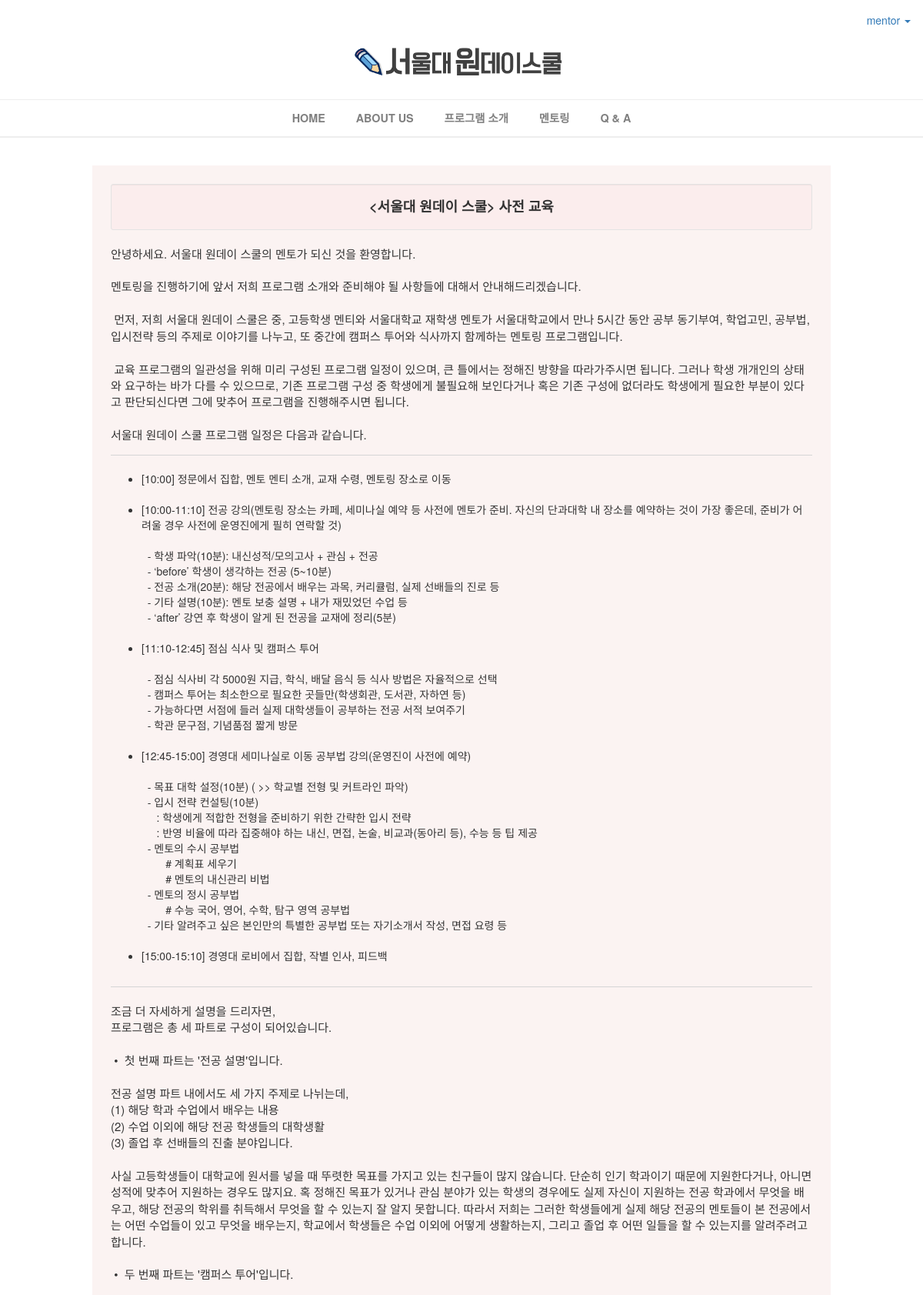
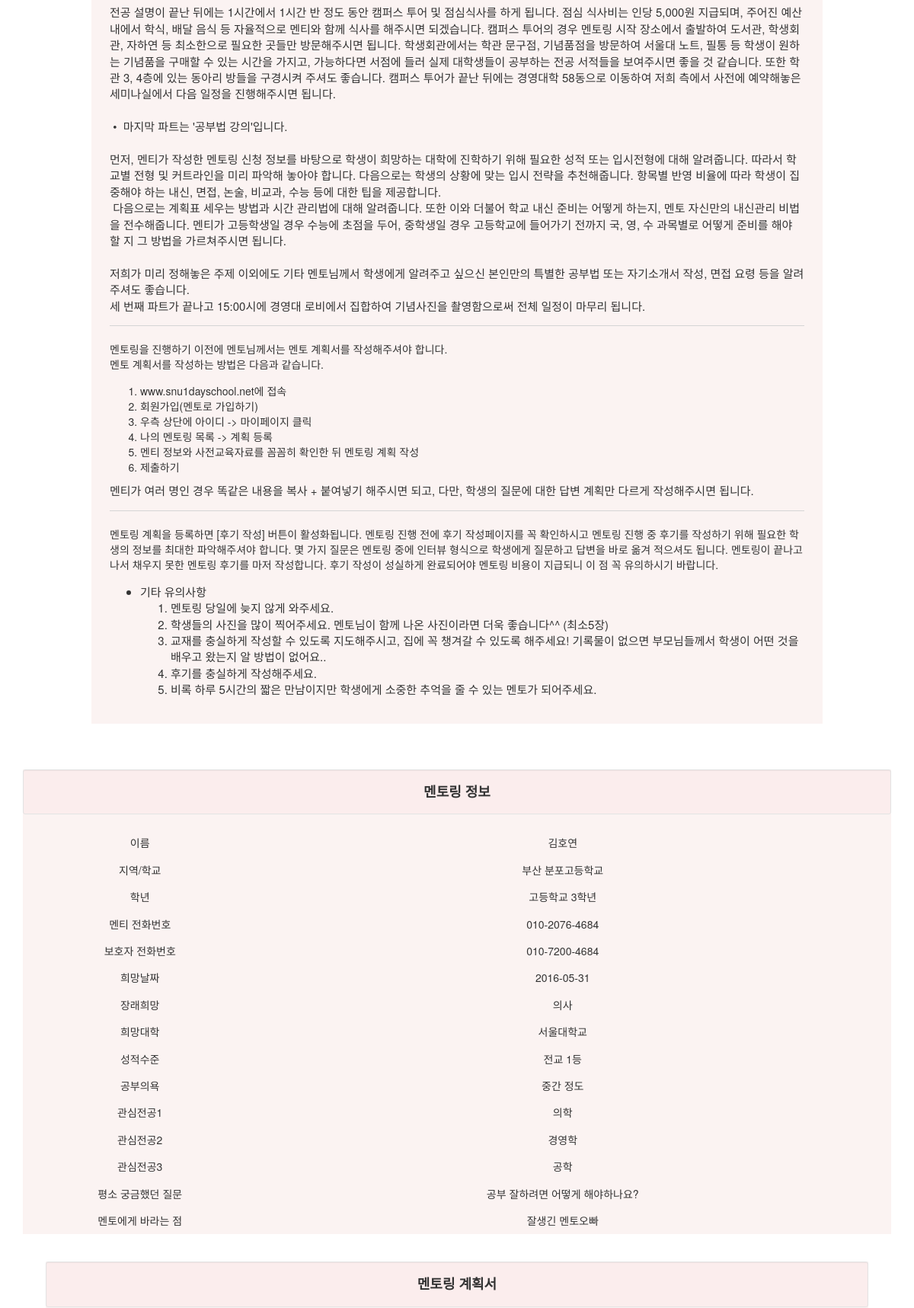
/mentoring/5/plan/ (signed in, upper part), run on the app's committed database (2 pictures, top to bottom).
### mentoring/models.py (models this page shows, shortened)
class Mentoring(models.Model):
    created_at = models.DateTimeField(auto_now_add=True)
    author = models.ForeignKey(settings.AUTH_USER_MODEL, default='1')
    acceptor = models.CharField(max_length=20, default='1', verbose_name='멘토 전화번호')
    capacity = models.PositiveSmallIntegerField(default=0)
    name = models.CharField(max_length=20, verbose_name='이름')
    area_highschool = models.CharField(max_length=40, verbose_name='지역/학교')
    grade = models.CharField(max_length=20, verbose_name='학년')
    phone_mentee = models.CharField(max_length=20, blank=True, verbose_name='학생 전화번호')
    phone_keeper = models.CharField(max_length=20, verbose_name='보호자 전화번호')
    date = models.CharField(max_length=20, verbose_name='희망 날짜')
    wannabe = models.CharField(max_length=40, verbose_name='장래희망')
    university = models.CharField(max_length=30, verbose_name='희망대학')
    rating = models.CharField(max_length=20, verbose_name='성적수준')
    will_to_study = models.CharField(max_length=30, choices=RATING_CHOICES, verbose_name='공부의욕')
    major1 = models.CharField(max_length=40, verbose_name='관심전공1')
    major2 = models.CharField(max_length=40, verbose_name='관심전공2')
    major3 = models.CharField(max_length=40, verbose_name='관심전공3')
    questions = models.TextField(max_length=2000, verbose_name='평소 궁금했던 질문')
    requirements = models.TextField(max_length=2000, verbose_name='멘토에게 바라는 점')
    is_recommended = models.PositiveSmallIntegerField(unique=True, blank=True, null=True)

### mentoring/views.py (the view)
# urls.py: url(r'^(?P<pk>[0-9]+)/plan/$', views.plan_detail, name='plan_detail'),
def plan_detail(request, pk):
    mentoring = get_object_or_404(Mentoring, pk=pk)
    plan = mentoring.plan
    return render(request, 'mentoring/plan_detail.html', {
        'plan' : plan,
        'mentoring' : mentoring
        })

### mentoring/templates/mentoring/plan_detail.html (shortened to what this page needs)
{% extends 'mentoring/base.html' %}
{% load staticfiles %}
{% load bootstrap3 %}
{% block style %}
<link rel="stylesheet" href="{% static 'plan_form.css' %}" />
{% endblock %}
{% block content %}
{% if user.profile.phone == mentoring.acceptor %}
    <div class="jumbotron" style="background-color : rgba(251, 243, 242, 1);margin-top:3%;">
        <div class="well well-sm" style="background-color:rgba(251, 237, 237, 1);">
        <h4 style="text-align: center;font-weight: bold;"><서울대 원데이 스쿨> 사전 교육</h4>
        </div>
        <p style="font-size: 15px;">안녕하세요. 서울대 원데이 스쿨의 멘토가 되신 것을 환영합니다.<br><br>멘토링을 진행하기에 앞서 저희 프로그램 소개와 준비해야 될 사항들에 대해서 안내해드리겠습니다.<br><br>&nbsp;먼저, 저희 서울대 원데이 스쿨은 중, 고등학생 멘티와 서울대학교 재학생 멘토가 서울대학교에서 만나 5시간 동안 공부 동기부여, 학업고민, 공부법, 입시전략 등의 주제로 이야기를 나누고, 또 중간에 캠퍼스 투어와 식사까지 함께하는 멘토링 프로그램입니다.<br><br>&nbsp;교육 프로그램의 일관성을 위해 미리 구성된 프로그램 일정이 있으며, 큰 틀에서는 정해진 방향을 따라가주시면 됩니다. 그러나 학생 개개인의 상태와 요구하는 바가 다를 수 있으므로, 기존 프로그램 구성 중 학생에게 불필요해 보인다거나 혹은 기존 구성에 없더라도 학생에게 필요한 부분이 있다고 판단되신다면 그에 맞추어 프로그램을 진행해주시면 됩니다.<br><br>서울대 원데이 스쿨 프로그램 일정은 다음과 같습니다.</p><hr><br>
        <ul>
            <li>[10:00] 정문에서 집합, 멘토 멘티 소개, 교재 수령, 멘토링 장소로 이동</li><br>
            <li>[10:00-11:10] 전공 강의(멘토링 장소는 카페, 세미나실 예약 등 사전에 멘토가 준비. 자신의 단과대학 내 장소를 예약하는 것이 가장 좋은데, 준비가 어려울 경우 사전에 운영진에게 필히 연락할 것)<br>
                            <br>&nbsp;&nbsp;- 학생 파악(10분): 내신성적/모의고사 + 관심 + 전공
                            <br>&nbsp;&nbsp;- ‘before’ 학생이 생각하는 전공 (5~10분)
                            <br>&nbsp;&nbsp;- 전공 소개(20분): 해당 전공에서 배우는 과목, 커리큘럼, 실제 선배들의 진로 등
                            <br>&nbsp;&nbsp;- 기타 설명(10분): 멘토 보충 설명 + 내가 재밌었던 수업 등
                            <br>&nbsp;&nbsp;- ‘after’ 강연 후 학생이 알게 된 전공을 교재에 정리(5분)</li><br>
            <li>[11:10-12:45] 점심 식사 및 캠퍼스 투어<br>
                            <br>&nbsp;&nbsp;- 점심 식사비 각 5000원 지급, 학식, 배달 음식 등 식사 방법은 자율적으로 선택
                            <br>&nbsp;&nbsp;- 캠퍼스 투어는 최소한으로 필요한 곳들만(학생회관, 도서관, 자하연 등)
                            <br>&nbsp;&nbsp;- 가능하다면 서점에 들러 실제 대학생들이 공부하는 전공 서적 보여주기
                            <br>&nbsp;&nbsp;- 학관 문구점, 기념품점 짧게 방문</li><br>
            <li>[12:45-15:00] 경영대 세미나실로 이동 공부법 강의(운영진이 사전에 예약)<br>
                            <br>&nbsp;&nbsp;- 목표 대학 설정(10분) ( >> 학교별 전형 및 커트라인 파악)
                            <br>&nbsp;&nbsp;- 입시 전략 컨설팅(10분)
                            <br>  &nbsp;&nbsp;&nbsp;&nbsp;&nbsp;: 학생에게 적합한 전형을 준비하기 위한 간략한 입시 전략
                            <br>  &nbsp;&nbsp;&nbsp;&nbsp;&nbsp;: 반영 비율에 따라 집중해야 하는 내신, 면접, 논술, 비교과(동아리 등), 수능 등 팁 제공
                            <br>&nbsp;&nbsp;- 멘토의 수시 공부법
                            <br>    &nbsp;&nbsp;&nbsp;&nbsp;&nbsp;&nbsp;&nbsp;&nbsp;# 계획표 세우기
                            <br>    &nbsp;&nbsp;&nbsp;&nbsp;&nbsp;&nbsp;&nbsp;&nbsp;# 멘토의 내신관리 비법
                            <br>&nbsp;&nbsp;- 멘토의 정시 공부법
                            <br>    &nbsp;&nbsp;&nbsp;&nbsp;&nbsp;&nbsp;&nbsp;&nbsp;# 수능 국어, 영어, 수학, 탐구 영역 공부법
                            <br>&nbsp;&nbsp;- 기타 알려주고 싶은 본인만의 특별한 공부법 또는 자기소개서 작성, 면접 요령 등</li><br>
            <li>[15:00-15:10] 경영대 로비에서 집합, 작별 인사, 피드백</li><br>
        </ul><hr><br>
        <p style="font-size: 15px;">조금 더 자세하게 설명을 드리자면,<br>프로그램은 총 세 파트로 구성이 되어있습니다.<br><br>&nbsp;•&nbsp;&nbsp;첫 번째 파트는 '전공 설명'입니다.<br><br>전공 설명 파트 내에서도 세 가지 주제로 나뉘는데, <br>(1) 해당 학과 수업에서 배우는 내용 <br>(2) 수업 이외에 해당 전공 학생들의 대학생활 <br>(3) 졸업 후 선배들의 진출 분야입니다.<br><br>사실 고등학생들이 대학교에 원서를 넣을 때 뚜렷한 목표를 가지고 있는 친구들이 많지 않습니다. 단순히 인기 학과이기 때문에 지원한다거나, 아니면 성적에 맞추어 지원하는 경우도 많지요. 혹 정해진 목표가 있거나 관심 분야가 있는 학생의 경우에도 실제 자신이 지원하는 전공 학과에서 무엇을 배우고, 해당 전공의 학위를 취득해서 무엇을 할 수 있는지 잘 알지 못합니다. 따라서 저희는 그러한 학생들에게 실제 해당 전공의 멘토들이 본 전공에서는 어떤 수업들이 있고 무엇을 배우는지, 학교에서 학생들은 수업 이외에 어떻게 생활하는지, 그리고 졸업 후 어떤 일들을 할 수 있는지를 알려주려고 합니다.<br><br>&nbsp;•&nbsp;&nbsp;두 번째 파트는 '캠퍼스 투어'입니다.<br><br>전공 설명이 끝난 뒤에는 1시간에서 1시간 반 정도 동안 캠퍼스 투어 및 점심식사를 하게 됩니다. 점심 식사비는 인당 5,000원 지급되며, 주어진 예산 내에서 학식, 배달 음식 등 자율적으로 멘티와 함께 식사를 해주시면 되겠습니다. 캠퍼스 투어의 경우 멘토링 시작 장소에서 출발하여 도서관, 학생회관, 자하연 등 최소한으로 필요한 곳들만 방문해주시면 됩니다. 학생회관에서는 학관 문구점, 기념품점을 방문하여 서울대 노트, 필통 등 학생이 원하는 기념품을 구매할 수 있는 시간을 가지고, 가능하다면 서점에 들러 실제 대학생들이 공부하는 전공 서적들을 보여주시면 좋을 것 같습니다. 또한 학관 3, 4층에 있는 동아리 방들을 구경시켜 주셔도 좋습니다. 캠퍼스 투어가 끝난 뒤에는 경영대학 58동으로 이동하여 저희 측에서 사전에 예약해놓은 세미나실에서 다음 일정을 진행해주시면 됩니다.<br><br>&nbsp;•&nbsp;&nbsp;마지막 파트는 '공부법 강의'입니다.<br><br>먼저, 멘티가 작성한 멘토링 신청 정보를 바탕으로 학생이 희망하는 대학에 진학하기 위해 필요한 성적 또는 입시전형에 대해 알려줍니다. 따라서 학교별 전형 및 커트라인을 미리 파악해 놓아야 합니다. 다음으로는 학생의 상황에 맞는 입시 전략을 추천해줍니다. 항목별 반영 비율에 따라 학생이 집중해야 하는 내신, 면접, 논술, 비교과, 수능 등에 대한 팁을 제공합니다.<br>&nbsp;다음으로는 계획표 세우는 방법과 시간 관리법에 대해 알려줍니다. 또한 이와 더불어 학교 내신 준비는 어떻게 하는지, 멘토 자신만의 내신관리 비법을 전수해줍니다. 멘티가 고등학생일 경우 수능에 초점을 두어, 중학생일 경우 고등학교에 들어가기 전까지 국, 영, 수 과목별로 어떻게 준비를 해야 할 지 그 방법을 가르쳐주시면 됩니다.<br><br>저희가 미리 정해놓은 주제 이외에도 기타 멘토님께서 학생에게 알려주고 싶으신 본인만의 특별한 공부법 또는 자기소개서 작성, 면접 요령 등을 알려주셔도 좋습니다.<br>세 번째 파트가 끝나고 15:00시에 경영대 로비에서 집합하여 기념사진을 촬영함으로써 전체 일정이 마무리 됩니다.<br><hr><br>멘토링을 진행하기 이전에 멘토님께서는 멘토 계획서를 작성해주셔야 합니다.<br>멘토 계획서를 작성하는 방법은 다음과 같습니다.</p>
        <ol>
            <li>www.snu1dayschool.net에 접속</li>
            <li>회원가입(멘토로 가입하기)</li>
            <li>우측 상단에 아이디 -> 마이페이지 클릭</li>
            <li>나의 멘토링 목록 -> 계획 등록</li>
            <li>멘티 정보와 사전교육자료를 꼼꼼히 확인한 뒤 멘토링 계획 작성</li>
            <li>제출하기</li>
        </ol>
        <p style="font-size: 15px;">멘티가 여러 명인 경우 똑같은 내용을 복사 + 붙여넣기 해주시면 되고, 다만, 학생의 질문에 대한 답변 계획만 다르게 작성해주시면 됩니다.<br><hr><br>멘토링 계획을 등록하면 [후기 작성] 버튼이 활성화됩니다. 멘토링 진행 전에 후기 작성페이지를 꼭 확인하시고 멘토링 진행 중 후기를 작성하기 위해 필요한 학생의 정보를 최대한 파악해주셔야 합니다. 몇 가지 질문은 멘토링 중에 인터뷰 형식으로 학생에게 질문하고 답변을 바로 옮겨 적으셔도 됩니다. 멘토링이 끝나고 나서 채우지 못한 멘토링 후기를 마저 작성합니다. 후기 작성이 성실하게 완료되어야 멘토링 비용이 지급되니 이 점 꼭 유의하시기 바랍니다.</p>
        <ul style="font-size: 15px;">
            <li>기타 유의사항</li>
                <ol>
                    <li>멘토링 당일에 늦지 않게 와주세요.</li>
                    <li>학생들의 사진을 많이 찍어주세요. 멘토님이 함께 나온 사진이라면 더욱 좋습니다^^ (최소5장)</li>
                    <li>교재를 충실하게 작성할 수 있도록 지도해주시고, 집에 꼭 챙겨갈 수 있도록 해주세요! 기록물이 없으면 부모님들께서 학생이 어떤 것을 배우고 왔는지 알 방법이 없어요..</li>
                    <li>후기를 충실하게 작성해주세요.</li>
                    <li>비록 하루 5시간의 짧은 만남이지만 학생에게 소중한 추억을 줄 수 있는 멘토가 되어주세요.</li>
                </ol>
        </ul>
    </div>
<div class="container">
    <div class="col-md-12" style="text-align: center; background-color: rgba(251, 243, 242, 1);padding: 0 0 0 0;">
        <div class="well well-sm" style="background-color:rgba(251, 237, 237, 1);">
        <h4 style="text-align: center;font-weight: bold;">멘토링 정보</h4>
        </div>
        <div>
          <ul class="nav">
            <div class="col-md-12">
                <div class="col-sm-3">
                    <h5>이름</h5>
                </div>
                <div class="col-sm-9">
                    <h5>{{mentoring.name}}</h5>
                </div>
            </div><div class="col-md-12">
                <div class="col-sm-3">
                    <h5>지역/학교</h5>
                </div>
                <div class="col-sm-9">
                    <h5>{{mentoring.area_highschool}}</h5>
                </div>
            </div><div class="col-md-12">
                <div class="col-sm-3">
                    <h5>학년</h5>
                </div>
                <div class="col-sm-9">
                    <h5>{{mentoring.grade}}</h5>
                </div>
            </div><div class="col-md-12">
                <div class="col-sm-3">
                    <h5>멘티 전화번호</h5>
                </div>
                <div class="col-sm-9">
                    <h5>{{mentoring.phone_mentee}}</h5>
                </div>
            </div><div class="col-md-12">
                <div class="col-sm-3">
                    <h5>보호자 전화번호</h5>
                </div>
                <div class="col-sm-9">
                    <h5>{{mentoring.phone_keeper}}</h5>
                </div>
            </div><div class="col-md-12">
                <div class="col-sm-3">
                    <h5>희망날짜</h5>
                </div>
                <div class="col-sm-9">
                    <h5>{{mentoring.date}}</h5>
                </div>
            </div><div class="col-md-12">
                <div class="col-sm-3">
                    <h5>장래희망</h5>
                </div>
                <div class="col-sm-9">
                    <h5>{{mentoring.wannabe}}</h5>
                </div>
            </div><div class="col-md-12">
                <div class="col-sm-3">
                    <h5>희망대학</h5>
                </div>
                <div class="col-sm-9">
                    <h5>{{mentoring.university}}</h5>
                </div>
            </div><div class="col-md-12">
                <div class="col-sm-3">
                    <h5>성적수준</h5>
                </div>
                <div class="col-sm-9">
                    <h5>{{mentoring.rating}}</h5>
                </div>
            </div><div class="col-md-12">
                <div class="col-sm-3">
                    <h5>공부의욕</h5>
                </div>
                <div class="col-sm-9">
                    <h5>{{mentoring.will_to_study}}</h5>
                </div>
            </div>
            <div class="col-md-12">
                <div class="col-sm-3">
                    <h5>관심전공1</h5>
                </div>
                <div class="col-sm-9">
                    <h5>{{mentoring.major1}}</h5>
                </div>
            </div>
            <div class="col-md-12">
                <div class="col-sm-3">
                    <h5>관심전공2</h5>
                </div>
                <div class="col-sm-9">
                    <h5>{{mentoring.major2}}</h5>
                </div>
            </div>
            <div class="col-md-12">
                <div class="col-sm-3">
                    <h5>관심전공3</h5>
                </div>
                <div class="col-sm-9">
                    <h5>{{mentoring.major3}}</h5>
                </div>
            </div>
            <div class="col-md-12">
                <div class="col-sm-3">
                    <h5>평소 궁금했던 질문</h5>
                </div>
                <div class="col-sm-9">
                    <h5>{{mentoring.questions}}</h5>
                </div>
            </div>
            <div class="col-md-12">
                <div class="col-sm-3">
                    <h5>멘토에게 바라는 점</h5>
                </div>
                <div class="col-sm-9">
                    <h5>{{mentoring.requirements}}</h5>
                </div>
            </div>
          </ul>
        </div>
    </div>
</div>
<div class="container" style="margin-top: 3%;padding:0 0 0 0;">
    <div class="row">
        <div style="width: 90%;margin: 0 5% 0 5%; padding-bottom:1%;background-color: rgba(251, 243, 242, 1);">
            <div class="well well-sm" style="background-color:rgba(251, 237, 237, 1);;width:100%;">
                <h4 style="text-align: center;font-weight: bold;">멘토링 계획서</h4>
            </div>
            <br>
        </div>
    </div>
</div>
{% endif %}
{% endblock %}

### mentoring/templates/mentoring/base.html (shortened to what this page needs)
{% load staticfiles %}
<!DOCTYPE html>
<html lang="en">
<head>
    <link rel="stylesheet" href="{% static 'bootstrap-3.3.6/css/bootstrap.min.css' %}" />
{% block style %}{% endblock %}
    <link rel="stylesheet" href="https://maxcdn.bootstrapcdn.com/font-awesome/4.5.0/css/font-awesome.min.css">
</head>
<body style="min-width: 700px;">
    <nav id="top_nav" class="navbar" role="navigation" style="z-index:100;height:3vw;margin-bottom: 0px;background-color:white;">
        <div id="container">
            <div class="collapse navbar-collapse" style="text-align: center;width: 20%;float: right;" id="bs-example-navbar-collapse-1">
                {% if user.is_authenticated %}
                <ul class="nav navbar-nav navbar-right">
                    <li class="dropdown">
                        <a href="#" class="dropdown-toggle" data-toggle="dropdown">{{ user }} <b class="caret"></b></a>
                    </li>
                </ul>
                {% endif %}
            </div>
        </div>
    </nav>
    <div class="logo_wrapper" style="background-color: white;">
      <div id="logo_div">
        <div class="outer">
          <div class="inner">
            <div class="centered">
        <a href="/" style="display: block;font-size: 0;line-height: 0;"><img src='{% static 'img/sharpa_logo_3.png' %}' style="width: 30%;height: auto; margin: 0 40% 0 36.3%;display: block;font-size: 0;line-height: 0;"/></a>
            </div>
          </div>
        </div>
      </div>
    </div>
    <hr style="background-color: white;" />
      <nav class="navbar" data-spy="affix" data-offset-top="130"style="margin: 0 0 0 0;min-height: 0;" >
        <div id="menu_bar" style="background-color:white;float:center;text-align: center;" >
          <a href="/"><div id="menu"><b>HOME</b></div></a>
          <a href="/intro"><div id="menu"><b>ABOUT US</b></div></a>
          <a href="/program_info"><div id="menu"><b>프로그램 소개</b></div></a>
          <a href="/mentoring/new"><div id="menu"><b>멘토링</b></div></a>
          <a href="/Q&A"><div id="menu"><b>Q & A</b></div></a>
        </div>
      </nav>
      <hr>
      <hr>
{% block content %}
{% endblock %}
</body>
</html>

### mentoring/templates/mentoring/plan_detail.html (style rules this page uses)
.jumbotron { background-color: white; padding: 2% 2% 2% 2%; margin : 0 10% 5% 10%; }
.jumbotron p { font-size: 13px; }
.row div h4, h5 { text-align: center; }

### mentoring/templates/mentoring/base.html (style rules this page uses)
hr { margin : 0 0 0 0; }
#menu_bar { width: 100%; max-height: 300px; text-align: center; opacity: 0.9; }
#menu_bar #menu { position: relative; padding: 1% 1.5% 1% 1.5%; display: inline-block; font-size: 1.2vw; text-decoration: none; color : #737373; }

### data on the page
Mentoring: name "김호연", area_highschool "부산 분포고등학교", grade "고등학교 3학년", phone_mentee "010-2076-4684", phone_keeper "010-7200-4684", date "2016-05-31", wannabe "의사", university "서울대학교", rating "전교 1등", will_to_study "중간 정도", major1 "의학", major2 "경영학", major3 "공학", questions "공부 잘하려면 어떻게 해야하나요?", requirements "잘생긴 멘토오빠"

### other printed values
{{ user }} "mentor"
